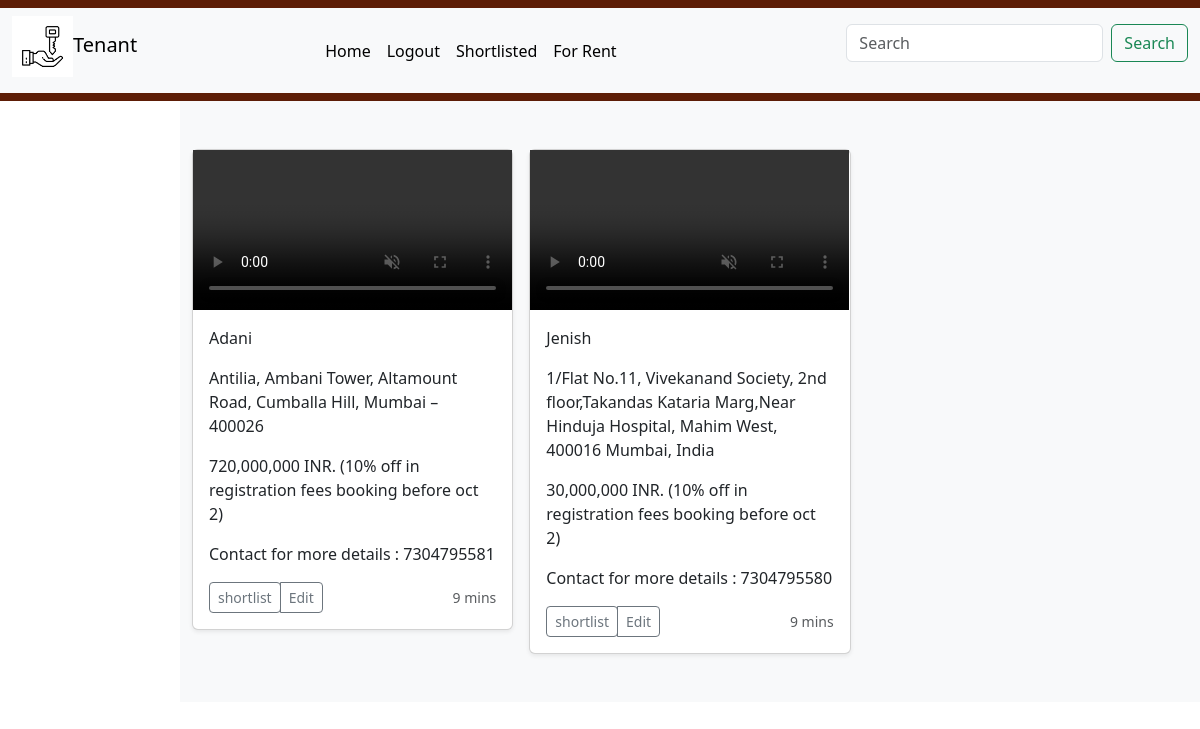
Page /ixt/Mumbai/ (signed in) on the committed database.
### houseapp/models.py (models this page shows, shortened)
class Property(models.Model):
    img=models.FileField(upload_to='videos/',default='')
    owner_name=models.CharField(max_length=30)
    price=models.CharField(max_length=40)
    bhk=models.CharField(max_length=30)
    contact=models.CharField(max_length=15)
    city=models.CharField(max_length=30,default='unknown')
    address=models.TextField(max_length=300)
    category=models.ForeignKey(Category,on_delete=models.CASCADE)
    class Meta:
        db_table='property'

### houseapp/views.py (the view)
# urls.py: path('ixt/<path:ixt2>/',v.sortby_type,name='list2'),
def sortby_type(request,ixt2):
    hl=Property.objects.filter()
    inc=set()
    for i in hl:
        inc.add(i.city)
        hl=Property.objects.filter(city=ixt2)
    context={'hl':hl,'inc':inc}
    return render(request,'property.html',context)

### houseapp/templates/property.html (shortened to what this page needs)
{%include 'navbar.html'%}
<main class="body">
    <div class="album py-5 bg-body-tertiary">
      <div class="container">
        <div class="row row-cols-1 row-cols-sm-2 row-cols-md-3 g-3">
          {%for i in hl%}
          <div class="col">
            <div class="card shadow-sm">
              <video src="{{i.img}}" width="100%" height="100%" controls autoplay muted ></video>
              <div class="card-body">
                <p class="card-text">{{i.owner_name}}</p>
                <p class="card-text">{{i.address}}</p>
                <p class="card-text">{{i.price}} INR. (10% off in registration fees booking before oct 2)</p>
                <p class="card-text">Contact for more details : {{i.contact}}</p>
                <div class="d-flex justify-content-between align-items-center">
                  <div class="btn-group">
                    <a href="addtocart/{{i.id}}"><button type="button" class="btn btn-sm btn-outline-secondary">shortlist</button></a>
                    <button type="button" class="btn btn-sm btn-outline-secondary">Edit</button>
                  </div>
                  <small class="text-body-secondary">9 mins</small>
                </div>
              </div>
            </div>
          </div>
          {%endfor%}
        </div>
      </div>
    </div>
  </main>

### houseapp/templates/property.html (style rules this page uses)
.body { margin-left: 15%; }

### rows in the picture
Property: owner_name "Adani", address "Antilia, Ambani Tower, Altamount Road, Cumballa Hill, Mumbai – 400026", price "720,000,000", contact "7304795581"
Property: owner_name "Jenish", address "1/Flat No.11, Vivekanand Society, 2nd floor,Takandas Kataria Marg,Near Hinduja Hospital, Mahim West, 400016 Mumbai, India", price "30,000,000", contact "7304795580"
